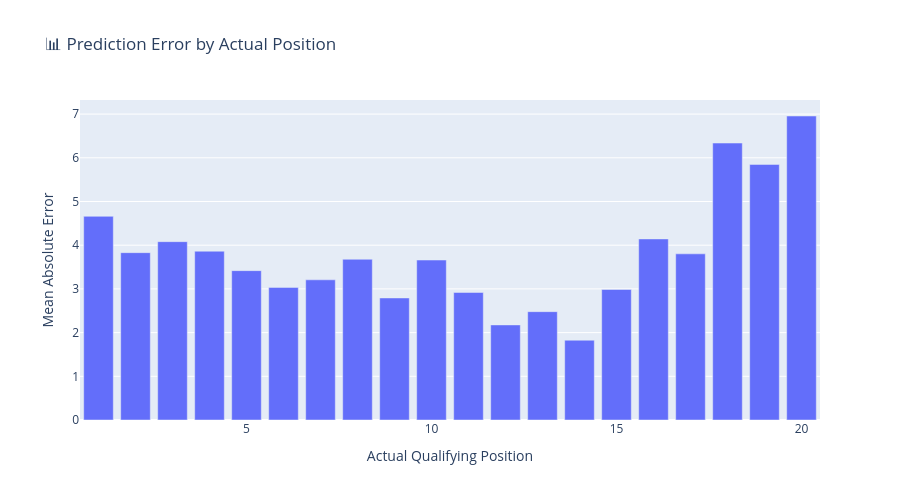

Source (notebook cell):
### Code cell
# Error by actual position
error_by_position = results_df.groupby('actual')['abs_error'].mean().reset_index()

fig = px.bar(
    error_by_position,
    x='actual',
    y='abs_error',
    title='📊 Prediction Error by Actual Position',
    labels={'actual': 'Actual Qualifying Position', 'abs_error': 'Mean Absolute Error'},
    height=500
)
fig.show()

print("\n💡 Analysis:")
print("   - Model may be more accurate for certain grid positions")
print("   - Midfield often harder to predict than top/bottom teams")

### Figure 1 — Plotly figure (JSON) as saved in the notebook; plotly's stock layout.template omitted (floating-point values rounded to 4 significant figures)
{"data": [{"hovertemplate": "Actual Qualifying Position=%{x}<br>Mean Absolute Error=%{y}<extra></extra>", "legendgroup": "", "marker": {"color": "#636efa", "pattern": {"shape": ""}}, "name": "", "orientation": "v", "showlegend": false, "textposition": "auto", "type": "bar", "x": [1.0, 2.0, 3.0, 4.0, 5.0, 6.0, 7.0, 8.0, 9.0, 10.0, 11.0, 12.0, 13.0, 14.0, 15.0, 16.0, 17.0, 18.0, 19.0, 20.0], "xaxis": "x", "y": [4.661, 3.829, 4.081, 3.862, 3.418, 3.034, 3.208, 3.678, 2.793, 3.661, 2.918, 2.176, 2.479, 1.826, 2.986, 4.144, 3.803, 6.338, 5.849, 6.957], "yaxis": "y"}], "layout": {"barmode": "relative", "height": 500, "legend": {"tracegroupgap": 0}, "title": {"text": "📊 Prediction Error by Actual Position"}, "xaxis": {"anchor": "y", "domain": [0, 1], "title": {"text": "Actual Qualifying Position"}}, "yaxis": {"anchor": "x", "domain": [0, 1], "title": {"text": "Mean Absolute Error"}}}}
